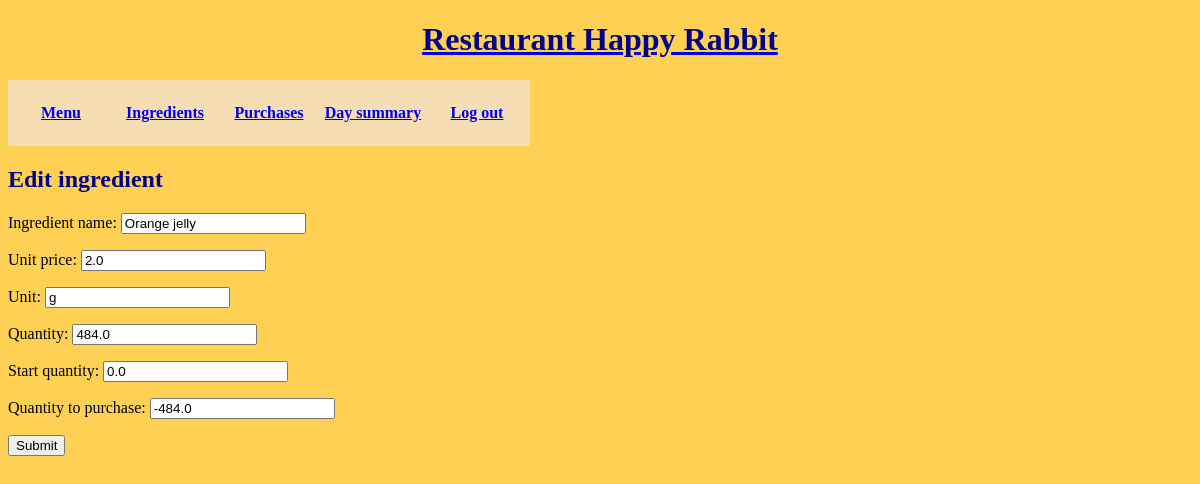
The page /ingredients/update/1 (signed in) on the database as committed earlier.
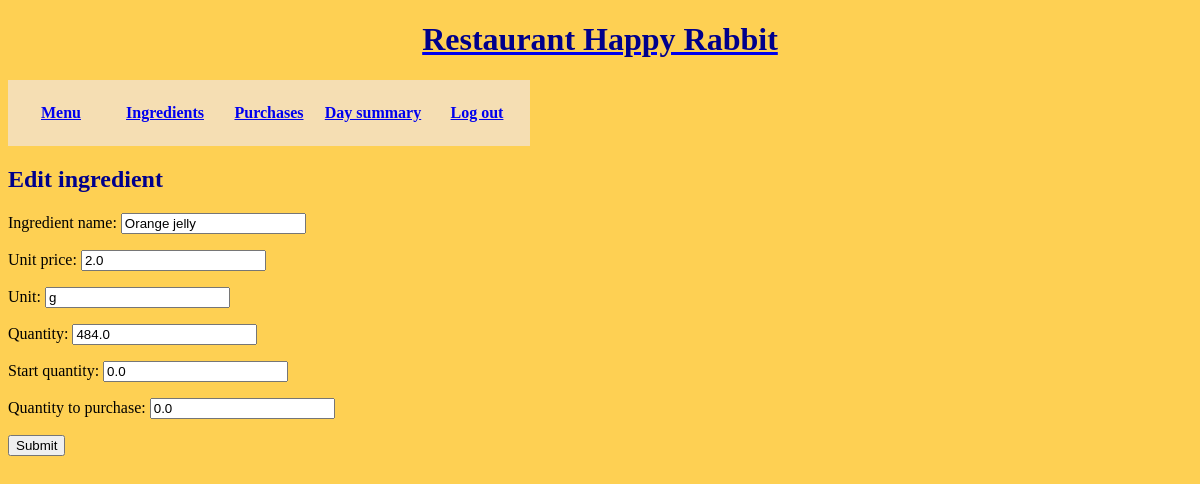
The same page on the database as committed later.
### Inventory/models.py (models this page shows, shortened)
class Ingredient(models.Model):
    ingredient_name = models.CharField(max_length=30)
    unit_price = models.FloatField(default=0.0)
    unit = models.CharField(max_length=10)
    quantity = models.FloatField(default = 0.0)
    start_quantity = models.FloatField(default=0.0)
    quantity_to_purchase = models.FloatField(default=0.0)

### Inventory/views.py (the view)
# urls.py: path('ingredients/update/<pk>',views.UpdateIngredientView.as_view(),name='updateingredient'),
class UpdateIngredientView(LoginRequiredMixin, UpdateView):
    model = Ingredient
    template_name = 'Inventory/update_ingredient.html'
    form_class = IngredientForm
    success_url = '/ingredients'

### Inventory/forms.py
class IngredientForm(forms.ModelForm):
    class Meta:
        model = Ingredient
        fields = '__all__'

### Inventory/templates/Inventory/update_ingredient.html (shortened to what this page needs)
{% extends 'Inventory/base.html' %}
{% load static %}
{% block content %}
<h2>Edit ingredient</h2>
<form action="" method="post">
    {{ form.as_p }}
    <input type="submit"/>
</form>
{% endblock %}

Rows that differ between the two databases and show on the page:
changed Ingredient "Orange jelly": quantity_to_purchase "-484.0" → "0.0"
